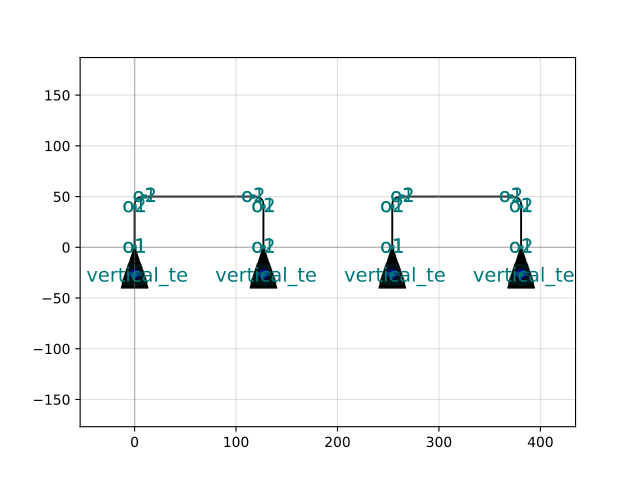

Reproduce this figure in Python.
import gdsfactory as gf

c = gf.components.loss_deembedding_ch12_34(pitch=127.0, input_port_indexes=(0, 2))
c.plot()
